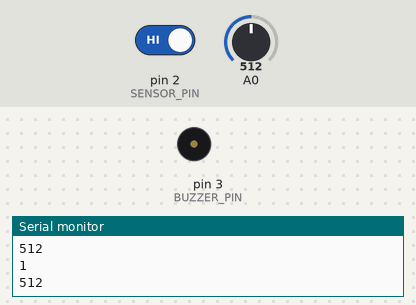
This sketch was run on a simulated Arduino Uno, built with avr-gcc and run on an emulated ATmega328P. Parts: buzzer (waves = sounding), the last lines printed to the serial monitor. The test bench sets the inputs (shaded band); at power-on: pin 2 (SENSOR_PIN) HIGH, A0 = 512.

Above: at 1.8 s.
1.9 s: pin 2 (SENSOR_PIN) driven LOW
At 2.8 s:
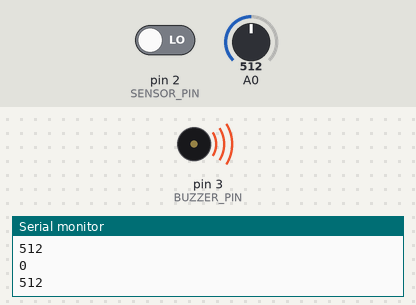
Timing chart, 0 to 4.9 s (numbered marks = the images above; inputs shaded):
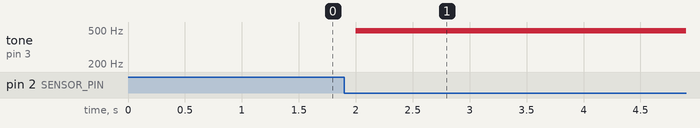

Measured:
- after the input at 1.9 s, tone on pin 3 (BUZZER_PIN): silent → 490 Hz after 0.10 s

The sketch:

Sensor_code.ino
```cpp
 #define SENSOR_PIN 2
 #define BUZZER_PIN 3


void setup(){
  Serial.begin(9600);
  pinMode(SENSOR_PIN, INPUT);
  pinMode(BUZZER_PIN, OUTPUT);
  pinMode(A0, INPUT);


}
void loop(){
  int sensorValue1 = analogRead(A0);
  Serial.println(sensorValue1);
  delay(1000);
  int sensorValue = digitalRead(SENSOR_PIN);
  Serial.println(sensorValue);
  if (sensorValue == LOW)
  {
    analogWrite(BUZZER_PIN, 100);
  }
  else
  {
    analogWrite(BUZZER_PIN, 0);
  }


}
```
